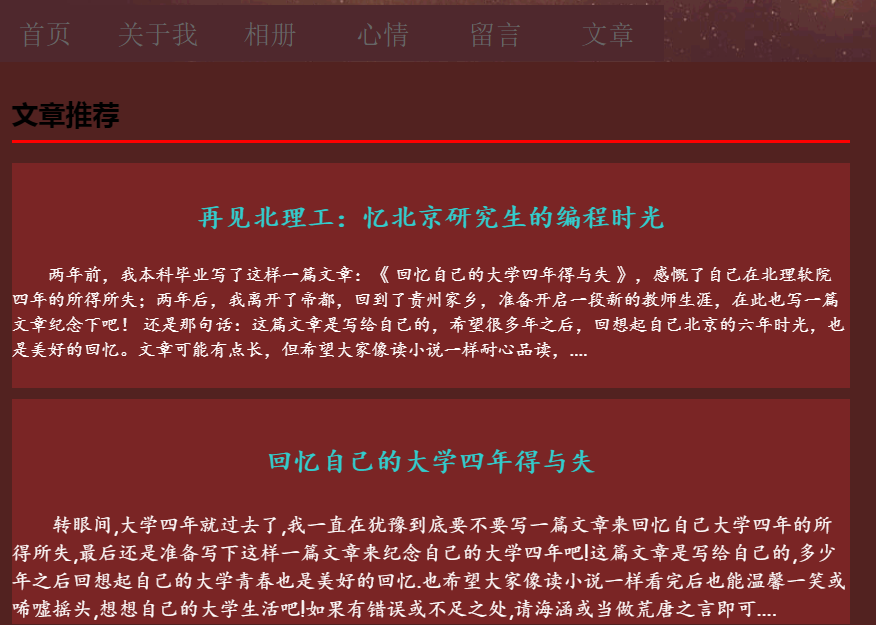
#> input picture chapter14-ImageSegmentation/word.png, 876 x 625 px
$ python 'chapter14-14-word(best).py'   (older library calls are emulated)
#> lines starting #> are read from the running program, lines starting #| are printed output that depends on the picture; after the words box and inside, x2 and y2 are one past the last pixel; in counts of white or black regions, pixels touching at a corner belong together
# coding:utf8
# 2021-05-17 Eastmount CSDN
import cv2
import numpy as np
import matplotlib.pyplot as plt

#读取原始图像
img = cv2.imread("word.png" )
#> img is the input picture: shape (625, 876, 3); mean B, G, R 47.7, 47.7, 115.4

#中值滤波去除噪声
median = cv2.medianBlur(img, 3)
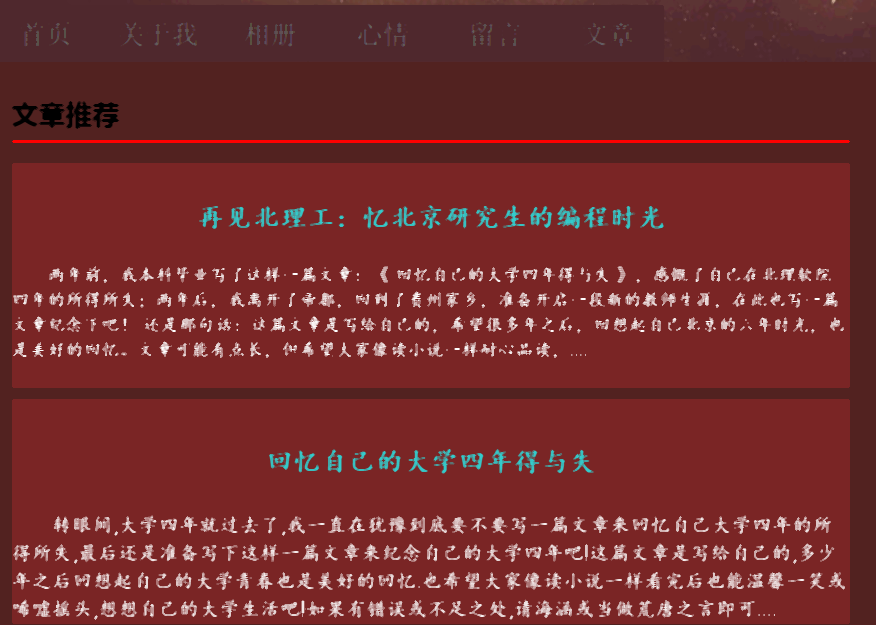
#> median: shape (625, 876, 3); mean B, G, R 45.9, 45.9, 114.4

#转换成灰度图像
gray = cv2.cvtColor(img, cv2.COLOR_BGR2GRAY)
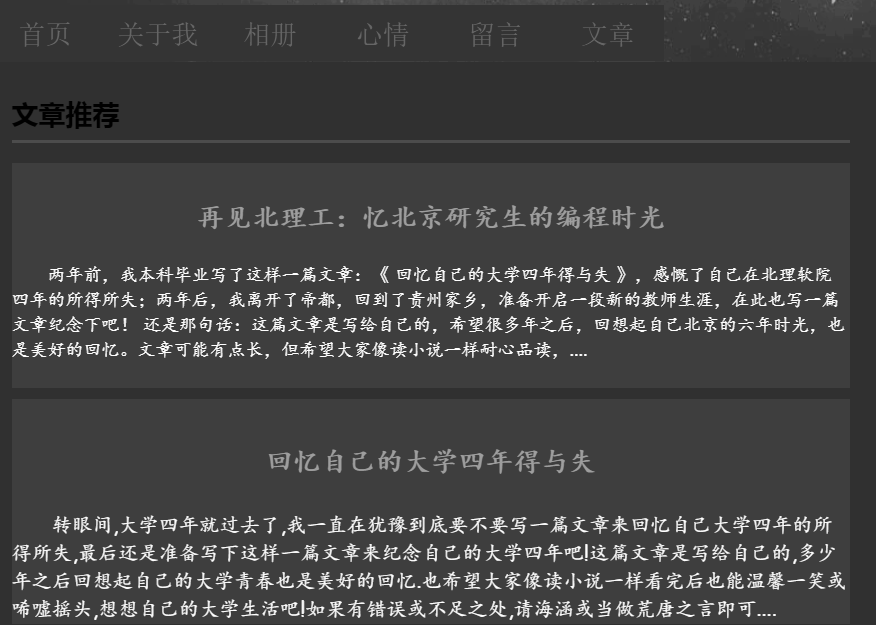
#> gray: shape (625, 876); min 0, max 255, mean 67.6

#Sobel算子锐化处理
sobel = cv2.Sobel(gray, cv2.CV_8U, 1, 0, ksize = 3)
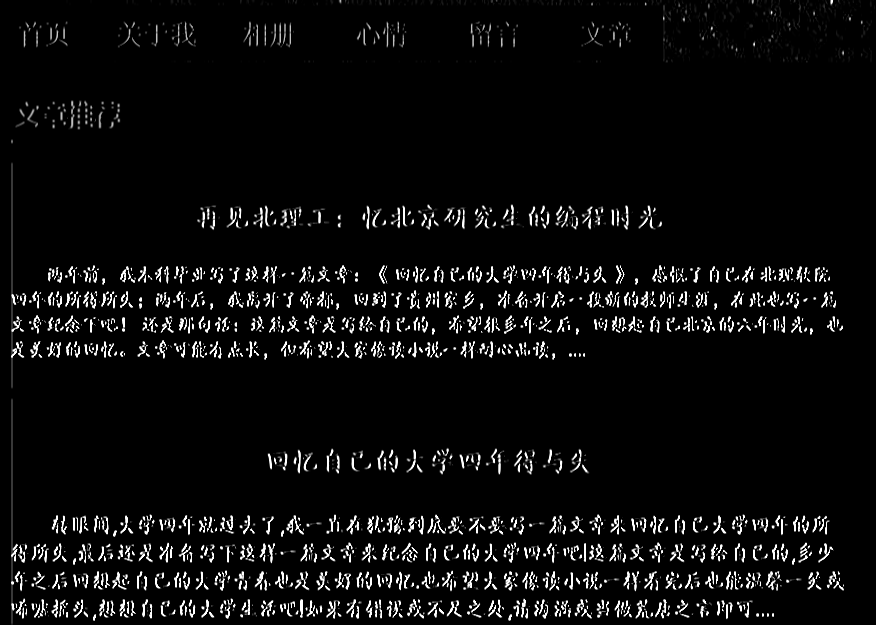
#> sobel: shape (625, 876); min 0, max 255, mean 12.8

#图像二值化处理
ret, binary = cv2.threshold(sobel, 0, 255,
                            cv2.THRESH_OTSU+cv2.THRESH_BINARY)
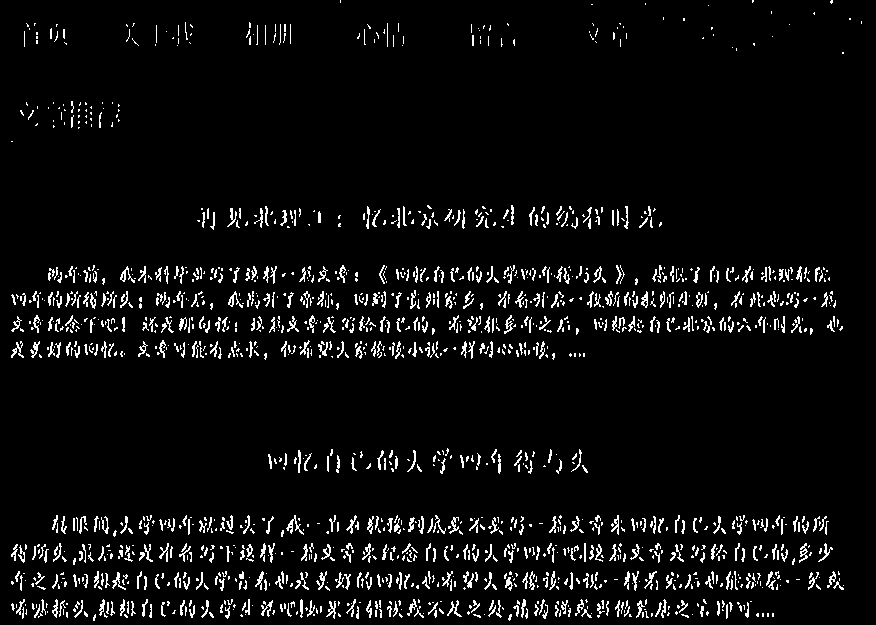
#> binary: shape (625, 876); 5.1% white in thin lines or dots
#> ret = 110

#膨胀和腐蚀处理
#设置膨胀和腐蚀操作的核函数
element1 = cv2.getStructuringElement(cv2.MORPH_RECT, (30, 9))
element2 = cv2.getStructuringElement(cv2.MORPH_RECT, (24, 6))

#膨胀突出轮廓
dilation = cv2.dilate(binary, element2, iterations = 1)
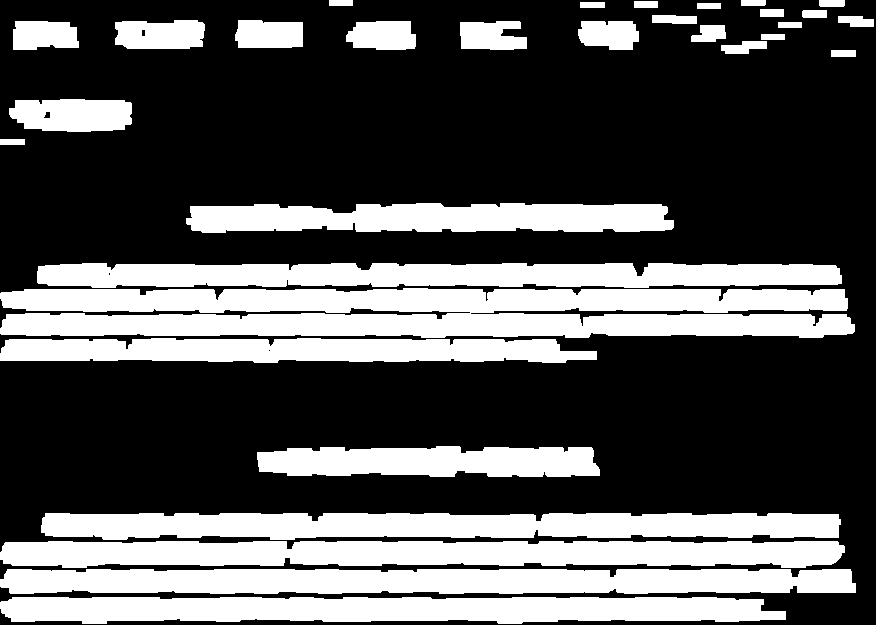
#> dilation: shape (625, 876); 33.2% white; 32 white regions, largest, box (x1, y1, x2, y2) and area: (0, 288, 855, 338) 36661, (0, 569, 856, 594) 19803, (0, 541, 845, 568) 19751

#腐蚀去掉细节
erosion = cv2.erode(dilation, element1, iterations = 1)
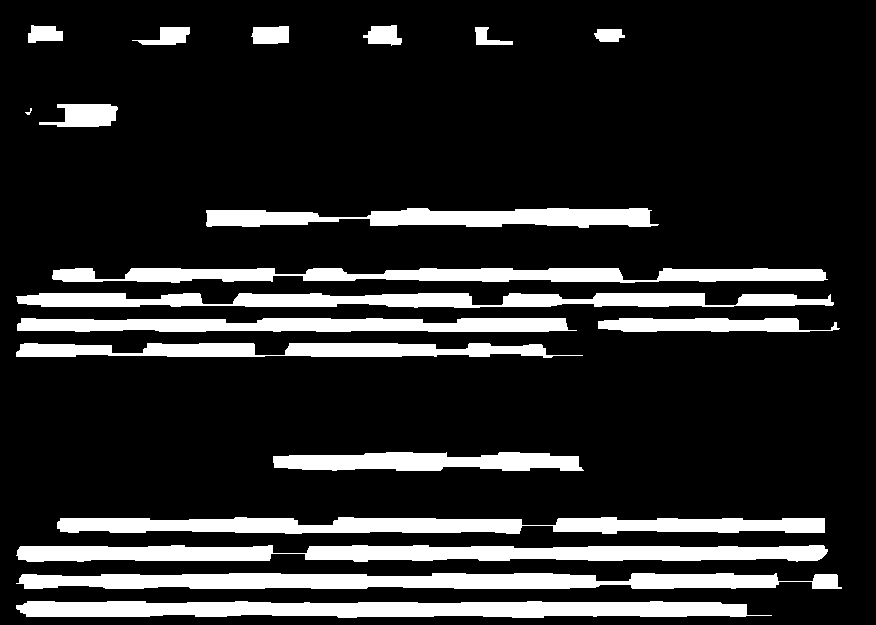
#> erosion: shape (625, 876); 16.3% white; 19 white regions

#查找文字轮廓
region = []
contours, hierarchy = cv2.findContours(erosion,
                                       cv2.RETR_TREE,
                                       cv2.CHAIN_APPROX_SIMPLE)
#> contours = 19 contours, 1 with area under 20; largest, box (x1, y1, x2, y2) and area: (16, 545, 828, 562) 10050, (16, 573, 842, 589) 9856, (16, 601, 772, 618) 9688, (57, 517, 825, 534) 9093, (16, 293, 834, 308) 7738

#筛选面积
for i in range(len(contours)):
    #遍历所有轮廓
    cnt = contours[i]

    #计算轮廓面积
    area = cv2.contourArea(cnt)

    #寻找最小矩形
    rect = cv2.minAreaRect(cnt)

    #轮廓的四个点坐标
    box = cv2.boxPoints(rect)
    box = np.int0(box)

    # 计算高和宽
    height = abs(box[0][1] - box[2][1])
    width = abs(box[0][0] - box[2][0])

    #过滤太细矩形
    if(height > width * 1.5):
        continue

    region.append(box)
#> this loop made 19 passes
#> (area, rect, box, height, width) on passes 1 to 6: (9687.5, ((393.5, 609), (16, 755), -90), [[771, 617], [16, 617], [16, 601], [771, 601]], 16, 755), (9856.5, ((428.5, 580.5), (15, 825), -90), [[841, 588], [16, 588], [16, 573], [841, 573]], 15, 825), (10050.5, ((421.5, 553), (16, 811), -90), [[827, 561], [16, 561], [16, 545], [827, 545]], 16, 811), (9093, ((440.5, 525), (16, 767), -90), [[824, 533], [57, 533], [57, 517], [824, 517]], 16, 767), (4293.5, ((428, 461), (18, 310), -90), [[583, 470], [273, 470], [273, 452], [583, 452]], 18, 310), (5229.5, ((299, 349.6), (13.9, 566), -89.89), [[581, 357], [15, 356], [16, 342], [582, 343]], 15, 565)
#> after the loop, region = 18 items

#定位的文字用绿线绘制轮廓
for box in region:
    print(box)
    cv2.drawContours(img, [box], 0, (0, 255, 0), 2)
#> this loop made 18 passes
#> box on passes 1 to 12: [[771, 617], [16, 617], [16, 601], [771, 601]], [[841, 588], [16, 588], [16, 573], [841, 573]], [[827, 561], [16, 561], [16, 545], [827, 545]], [[824, 533], [57, 533], [57, 517], [824, 517]], [[583, 470], [273, 470], [273, 452], [583, 452]], [[581, 357], [15, 356], [16, 342], [582, 343]], [[839, 331], [598, 331], [598, 318], [839, 318]], [[576, 331], [17, 331], [17, 318], [576, 318]], [[833, 307], [16, 307], [16, 293], [833, 293]], [[827, 282], [52, 282], [52, 268], [827, 268]], [[658, 227], [206, 227], [206, 208], [658, 208]], [[116, 126], [38, 126], [38, 104], [116, 104]]
#> (printed output is left out)
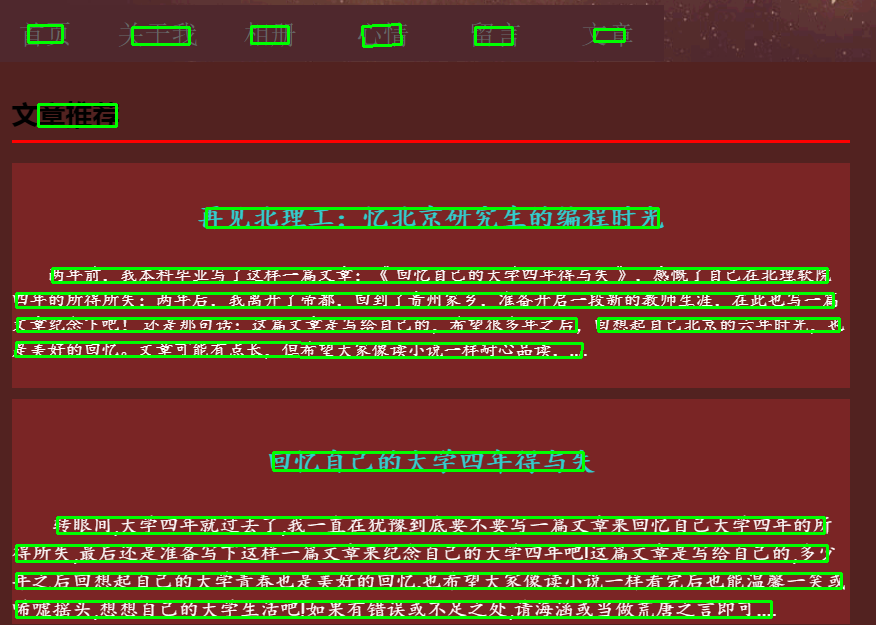
#> img: shape (625, 876, 3); 8.18% of pixels changed, all inside (x1, y1, x2, y2) = (14, 23, 843, 619)

#显示图像
cv2.imshow('Median Blur', median)
cv2.imshow('Gray Image', gray)
cv2.imshow('Sobel Image', sobel)
cv2.imshow('Binary Image', binary)
cv2.imshow('Dilation Image', dilation)
cv2.imshow('Erosion Image', erosion)
cv2.imshow('Result Image', img)
cv2.waitKey(0)
cv2.destroyAllWindows()

$ run again, with chapter14-ImageSegmentation/hua.png copied over chapter14-ImageSegmentation/word.png
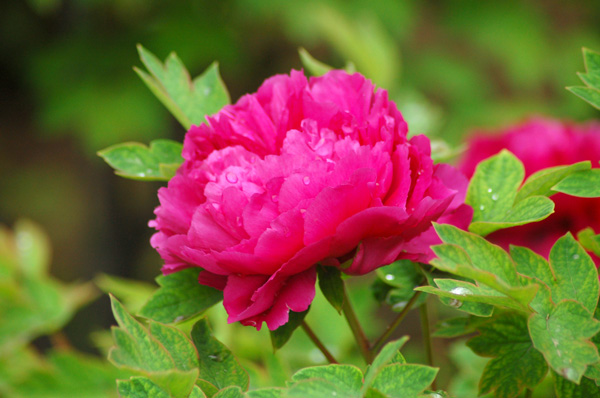
#> input picture chapter14-ImageSegmentation/hua.png, 600 x 398 px
#> img is the input picture: shape (398, 600, 3); mean B, G, R 56.8, 94.7, 121.2
#> `ret, binary = cv2.threshold(sobel, 0, 255, cv2.THRESH_OTSU+cv2.THRESH_..`:
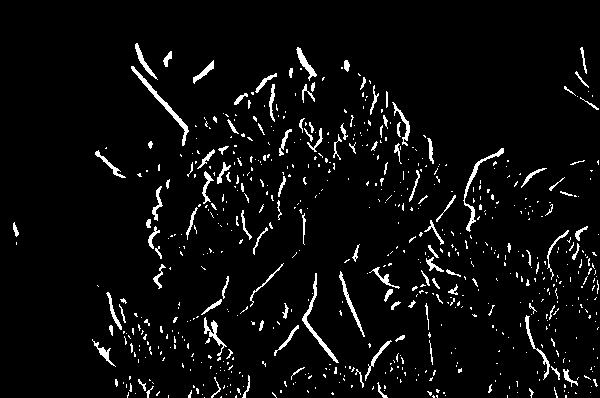
#> binary: shape (398, 600); 4.7% white in thin lines or dots, all inside (x1, y1, x2, y2) = (13, 43, 599, 398)
#> ret = 54
#> dilation: shape (398, 600); 47.1% white; 13 white regions, largest, box (x1, y1, x2, y2) and area: (81, 41, 600, 398) 105351, (553, 45, 600, 113) 2111, (84, 145, 172, 181) 1652
#> erosion: shape (398, 600); 11.8% white; 40 white regions (11 under 20 px)
#> contours = 41 contours, 13 with area under 20; largest, box (x1, y1, x2, y2) and area: (181, 82, 438, 210) 6404, (423, 229, 600, 337) 4832, (193, 148, 305, 243) 3298, (119, 351, 248, 398) 1572, (296, 345, 460, 391) 1510
#> the loop `for i in range(len(contours)):` made 41 passes
#> (area, rect, box, height, width) on passes 1, 3, 5, 7: (32, ((438, 395), (4, 10), -90), [[443, 397], [433, 397], [433, 393], [443, 393]], 4, 10), (69, ((504.5, 385), (4, 21), -90), [[515, 387], [494, 387], [494, 383], [515, 383]], 4, 21), (1571.5, ((183, 374), (46, 128), -90), [[247, 397], [119, 397], [119, 351], [247, 351]], 46, 128), (1509.5, ((378.5, 366.8), (44.81, 160.2), -81.57), [[454, 400], [295, 377], [302, 332], [461, 356]], 68, 152)
#> after the loop `for i in range(len(contours)):`: region = 35 items
#> the loop `for box in region:` made 35 passes
#> box on passes 1 to 8: [[443, 397], [433, 397], [433, 393], [443, 393]], [[313, 391], [311, 391], [311, 389], [313, 389]], [[515, 387], [494, 387], [494, 383], [515, 383]], [[293, 385], [289, 385], [289, 383], [293, 383]], [[247, 397], [119, 397], [119, 351], [247, 351]], [[449, 352], [434, 352], [434, 350], [449, 350]], [[454, 400], [295, 377], [302, 332], [461, 356]], [[599, 397], [511, 397], [511, 340], [599, 340]]
#> (printed output is left out)
#> after the loop `for box in region:`:
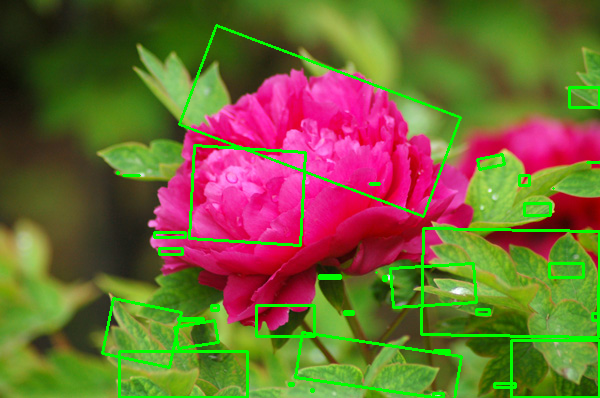
#> img: shape (398, 600, 3); 5.17% of pixels changed, all inside (x1, y1, x2, y2) = (101, 24, 600, 398)
